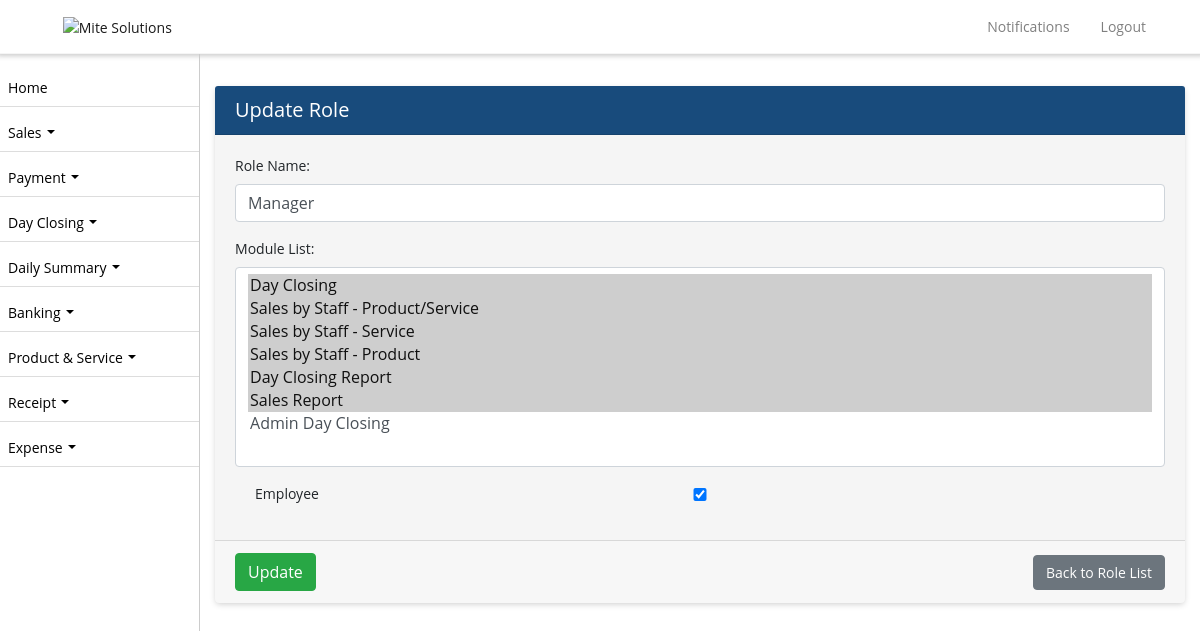
Screenshot of /role/update/17/ (signed in) with the database file from the repository.
### ezshopapp/models.py (models this page shows, shortened)
class Role(models.Model):
    name = models.CharField(max_length=255)
    modules = models.ManyToManyField(Module, default=None)
    business_profile = models.ForeignKey(BusinessProfile, on_delete=models.CASCADE, default=None, null=True)
    is_employee = models.BooleanField(default=True)
    created_on = models.DateTimeField(auto_now_add=True, null=True)

class Module(models.Model):
    URL_CHOICES = [
        ('/sale/dayclosing/', 'Day Closing'),
        ('/dayclosing/admin/', 'Admin Day Closing'),
        ('/sale/sales-by-staff-item-service/', 'Sales by Staff - Product/Service'),
        ('/sale/sales-by-staff-service/', 'Sales by Staff - Service'),
        ('/sale/sales-by-staff-item/', 'Sales by Staff - Product'),
        ('/sale/day-closing-report/', 'Day Closing Report'),
        ('/sale/sales-report/', 'Sales Report'),
    ]
    URL_NAMES = [
        ('Day Closing', '/sale/dayclosing/'),
        ('Admin Day Closing', '/dayclosing/admin/'),
        ('Sales by Staff - Product/Service', '/sale/sales-by-staff-item-service/'),
        ('Sales by Staff - Service', '/sale/sales-by-staff-service/'),
        ('Sales by Staff - Product', '/sale/sales-by-staff-item/'),
        ('Day Closing Report', '/sale/day-closing-report/'),
        ('Sales Report', '/sale/sales-report/'),
    ]
    url = models.CharField(max_length=150, choices=URL_CHOICES, null=True, verbose_name='Page Name')
    name = models.CharField(max_length=50, choices=URL_NAMES, null=True, verbose_name='Page URL')
    created_on = models.DateTimeField(auto_now_add=True, null=True)

### ezshopapp/views.py (the view, shortened to what this page needs)
# urls.py: path('role/update/<int:pk>/', RoleUpdateView.as_view(), name='update_role'),
class RoleUpdateView(UpdateView):
    model = Role
    fields = "__all__"
    template_name = 'update_role.html'
    def get_object(self, queryset=None):
        role_id = self.kwargs.get('pk')
        return get_object_or_404(Role, pk=role_id)
    def get_context_data(self, **kwargs):
        context = super().get_context_data(**kwargs)
        role_id = self.kwargs.get('pk')
        role = get_object_or_404(Role, pk=role_id)
        context['role'] = role
        context['modules'] = Module.objects.all()  # Pass all modules queryset
        context['business_profile'] = self.get_business_profile()
        return context
    def get_business_profile(self):
        try:
            shop_admin = ShopAdmin.objects.get(user=self.request.user)
        except ShopAdmin.DoesNotExist:
            return redirect('login')
        shop = shop_admin.shop
        return BusinessProfile.objects.get(name=shop.name)

### ezshopapp/templates/update_role.html (shortened to what this page needs)
{% extends 'base.html' %}
{% block content %}
<div class="card">
  <div class="card-header">
    <h5 class="mb-0">Update Role</h5>
  </div>
  <form method="post">
    <div class="card-body">
      <div class="form-group">
        <label for="name">Role Name:</label>
        <input type="text" id="name" name="name" class="form-control" value="{{ form.instance.name }}">
      </div>
      <div class="form-group">
        <label for="modules">Module List:</label>
        <select id="modules" name="modules" class="form-control" style="height:200px" multiple>
          {% for module in modules %}
          <option value="{{ module.id }}" {% if module in form.instance.modules.all %}selected{% endif %}>{{ module.name }}</option>
          {% endfor %}
        </select>
      </div>
      <div class="form-group form-check">
        <input type="checkbox" class="form-check-input" id="is_employee" name="is_employee" {% if form.instance.is_employee %}checked{% endif %}>
        <label class="form-check-label" for="is_employee">Employee</label>
      </div>
    </div>
    <div class="card-footer">
      <div class="d-flex justify-content-between align-items-center">
        <button type="submit" class="btn btn-success">Update</button>
        <a href="{% url 'role_list' %}" class="btn btn-secondary">Back to Role List</a>
      </div>
    </div>
  </form>
</div>
{% endblock %}

### ezshopapp/templates/base.html (style rules this page uses)
body, p, h1, h2, h3, h4, h5, h6, a, li, label, input, div, span, small { font-family: "Open Sans", sans-serif !important; }
button:focus, button { outline: none !important; border: none; }
body, p, a, li, li>a { font-size:14px !important; }
body { padding-top: 56px; background-color: #ffffff !important; }
.form-control { line-height: 1.25 !important; }
.card { border:0px !important; margin-top:15px; margin-bottom:15px; box-shadow: 0px 2px 6px -1px #ccc; }
.card-body { background-color: #f5f5f5 !important; }
.card-header { background-color: #184b7c !important; color:#fff !important; }
.card-header>a, .card-header>h5 { color:#fff !important; }
input, select { width: 100%; padding: 0.375rem 0.75rem; margin-bottom: 0.5rem; font-size: 1rem; line-height: 1.5; color: #495057; background-color: #fff; background-clip: padding-box; border: 1px solid #ced4da; border-radius: 0.25rem; transition: border-color 0.15s ease-in-out, box-shadow 0.15s ease-in-out; }

### rows the page displays
Role: name "Manager", modules "Day Closing ☑ / Sales by Staff - Product/Service ☑ / Sales by Staff - Service ☑ / Sales by Staff - Product ☑ / Day Closing Report ☑ / Sales Report ☑ / Admin Day Closing", is_employee "☑"
